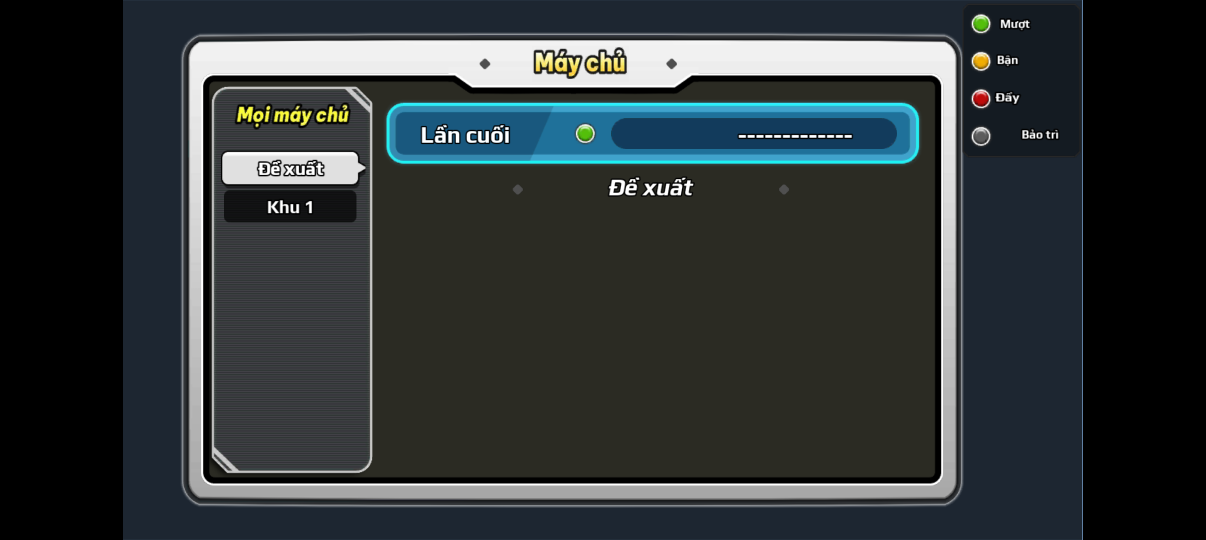
#> input picture evidence/diag/card1_test/01_fuwuqi.png, 2412 x 1080 px (shown at 1/2 size)
$ python state_machine.py ../../evidence/diag/card1_test/01_fuwuqi.png
#> lines starting #> are read from the running program, lines starting #| are printed output that depends on the picture
#!/usr/bin/env python3
"""
State-Aware Scene Classification and Navigation Engine for ReturnSaiyan E2E.
Eliminates blind coordinate taps by classifying the live Android screen into
discrete observable game states and navigating using state-validated actions.
"""
from __future__ import annotations

from dataclasses import dataclass, field
from enum import Enum
import hashlib
from io import BytesIO
import json
import logging
import os
from pathlib import Path
import subprocess
import time
from typing import Any, Dict, List, Optional, Tuple

from PIL import Image, ImageChops, ImageStat

logger = logging.getLogger("state_machine")


class GameState(str, Enum):
    TITLE = "TITLE"
    SERVER_SELECTION = "SERVER_SELECTION"
    MAIN_LOBBY = "MAIN_LOBBY"
    PHO_BAN_MENU = "PHO_BAN_MENU"
    CHIEN_DAU_MENU = "CHIEN_DAU_MENU"
    STAGE_SELECTION = "STAGE_SELECTION"
    STAGE_LOADING = "STAGE_LOADING"
    IN_STAGE_BATTLE = "IN_STAGE_BATTLE"
    RESULT_VICTORY = "RESULT_VICTORY"
    RESULT_DEFEAT = "RESULT_DEFEAT"
    REWARD_SETTLEMENT = "REWARD_SETTLEMENT"
    PHIEU_LUU = "PHIEU_LUU"
    CONNECTING_SERVER = "CONNECTING_SERVER"
    UNKNOWN = "UNKNOWN"


@dataclass
class Viewport:
    left: int
    top: int
    right: int
    bottom: int
    design_width: int = 1920
    design_height: int = 1080

    @property
    def width(self) -> int:
        return self.right - self.left

    @property
    def height(self) -> int:
        return self.bottom - self.top

    # [7 lines left out: function to_screen_coords, not called in this run]

    def is_inside(self, sx: int, sy: int) -> bool:
        return self.left <= sx <= self.right and self.top <= sy <= self.bottom


@dataclass
class ClassificationResult:
    state: GameState
    confidence: float
    reason: str
    viewport: Viewport
    interactive_targets: Dict[str, Tuple[float, float]] = field(default_factory=dict)
    metrics: Dict[str, Any] = field(default_factory=dict)


class SceneClassifier:
    """Robust image-based classifier for ReturnSaiyan game states."""

    def __init__(self, confidence_threshold: float = 0.60):
#> further down, im is the input picture: PIL image 2412x1080 RGBA; mean R, G, B, A 47.6, 53.8, 55.3, 255
        self.confidence_threshold = confidence_threshold

    @staticmethod
    def detect_viewport(image: Image.Image) -> Viewport:
        """Detects active rendering viewport inside full screenshot (handles pillarboxing)."""
        img_rgb = image.convert("RGB")
        w, h = img_rgb.size
#> w = 2412; h = 1080

        # Find non-black borders on horizontal axis
        left = 0
        while left < w:
            col = img_rgb.crop((left, 0, left + 1, h))
            ext = col.getextrema()
            if max(ext[0][1], ext[1][1], ext[2][1]) > 12:
                break
            left += 1
#> after the loop, left = 246

        right = w - 1
#> right = 2411
        while right > 0:
            col = img_rgb.crop((right, 0, right + 1, h))
            ext = col.getextrema()
            if max(ext[0][1], ext[1][1], ext[2][1]) > 12:
                break
            right -= 1
#> after the loop, right = 2165

        if right <= left or (right - left + 1) < 800:
            return Viewport(left=0, top=0, right=w, bottom=h)

        return Viewport(left=left, top=0, right=right + 1, bottom=h)

    def classify(self, image: Image.Image) -> ClassificationResult:
        """Classifies the given PIL image into one of the GameState categories."""
        viewport = self.detect_viewport(image)
        canvas = image.convert("RGB").crop((viewport.left, viewport.top, viewport.right, viewport.bottom))
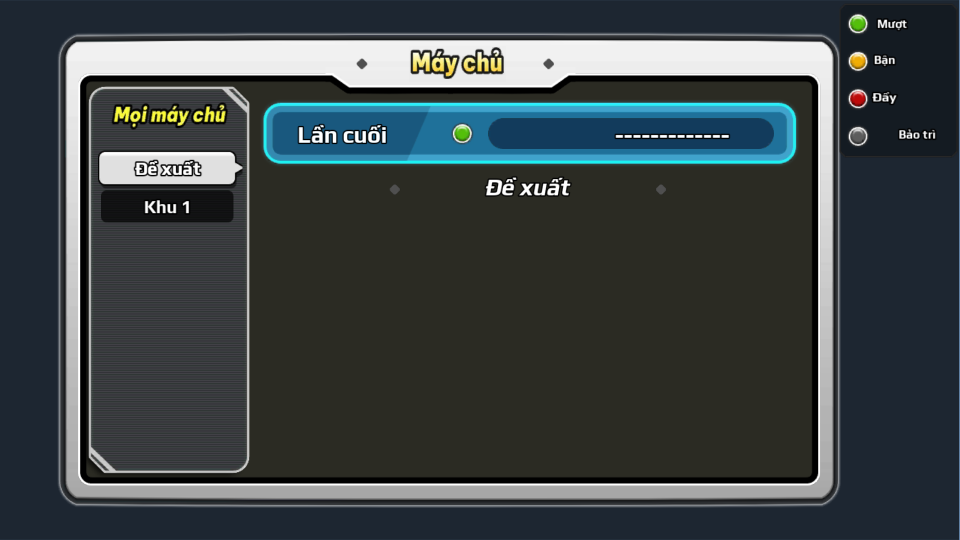
#> canvas: PIL image 1920x1080 RGB (shown at 1/2 size); mean R, G, B 59.8, 67.6, 69.4
        cw, ch = canvas.size
#> cw = 1920; ch = 1080

        stat_full = ImageStat.Stat(canvas)
        m = stat_full.mean
#> m = [59.83, 67.62, 69.45]

        # Regional slices (normalized to active 1920x1080 canvas)
        top_left = canvas.crop((0, 0, int(cw * 0.25), int(ch * 0.25)))
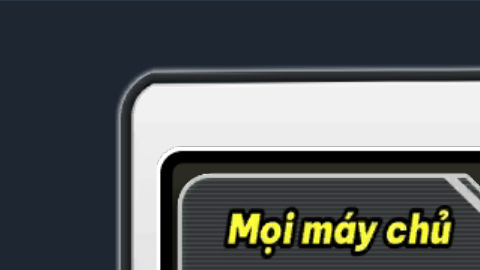
#> top_left: PIL image 480x270 RGB; mean R, G, B 86, 90.5, 91.1
        tl = ImageStat.Stat(top_left).mean
#> tl = [86.01, 90.48, 91.12]

        top_right = canvas.crop((int(cw * 0.75), 0, cw, int(ch * 0.25)))
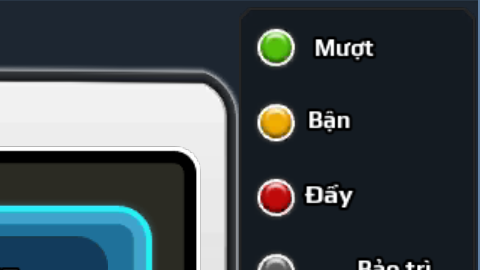
#> top_right: PIL image 480x270 RGB; mean R, G, B 65.3, 75.5, 80.4
        tr = ImageStat.Stat(top_right).mean
#> tr = [65.34, 75.49, 80.43]

        center = canvas.crop((int(cw * 0.25), int(ch * 0.25), int(cw * 0.75), int(ch * 0.75)))
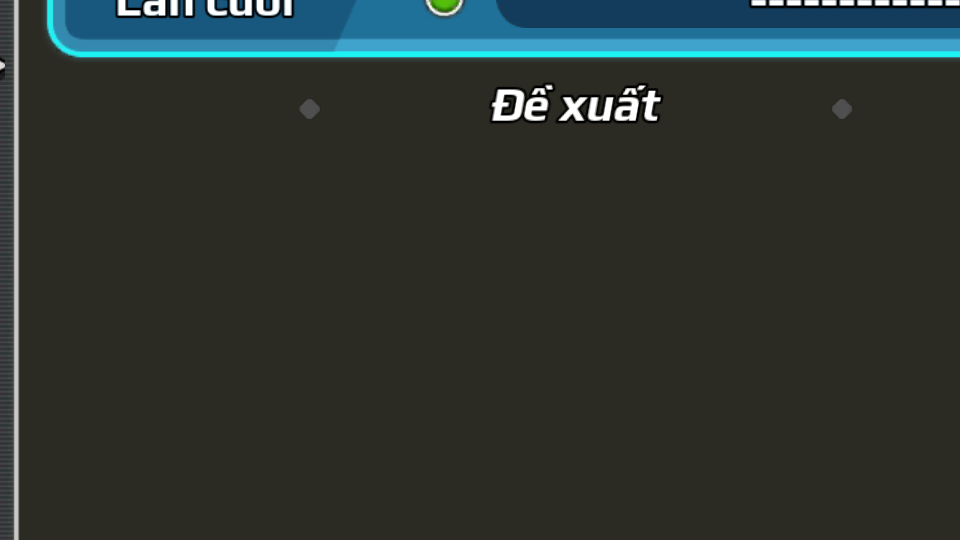
#> center: PIL image 960x540 RGB; mean R, G, B 44.9, 53.1, 49.1
        c = ImageStat.Stat(center).mean
#> c = [44.91, 53.07, 49.15]

        bottom_left = canvas.crop((0, int(ch * 0.70), int(cw * 0.35), ch))
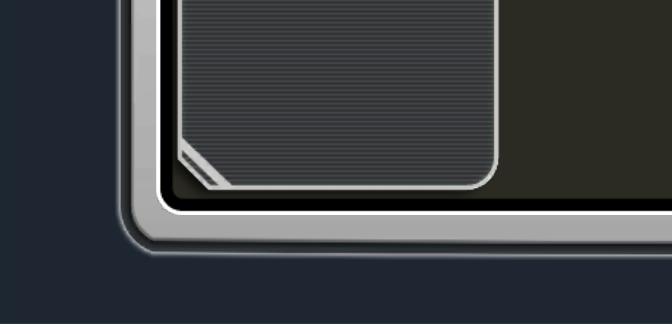
#> bottom_left: PIL image 672x324 RGB; mean R, G, B 57.5, 61.4, 64.7
        bl = ImageStat.Stat(bottom_left).mean
#> bl = [57.46, 61.38, 64.68]

        bottom_right = canvas.crop((int(cw * 0.75), int(ch * 0.75), cw, ch))
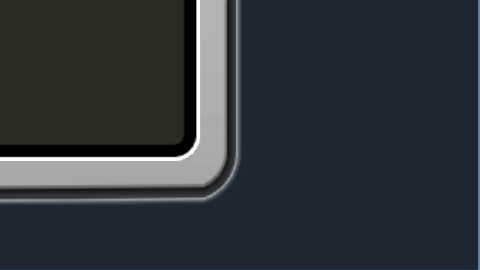
#> bottom_right: PIL image 480x270 RGB; mean R, G, B 46.1, 52, 57.6
        br = ImageStat.Stat(bottom_right).mean
#> br = [46.13, 52.03, 57.56]

        bottom_menu = canvas.crop((int(cw * 0.25), int(ch * 0.85), int(cw * 0.75), ch))
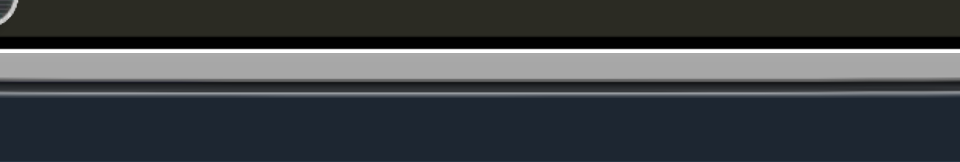
#> bottom_menu: PIL image 960x162 RGB; mean R, G, B 62.3, 66.3, 69.3
        bm = ImageStat.Stat(bottom_menu).mean
#> bm = [62.31, 66.26, 69.3]

        metrics = {
            "canvas_mean": [round(x, 1) for x in m],
            "tl_mean": [round(x, 1) for x in tl],
            "tr_mean": [round(x, 1) for x in tr],
            "c_mean": [round(x, 1) for x in c],
            "bl_mean": [round(x, 1) for x in bl],
            "br_mean": [round(x, 1) for x in br],
            "bm_mean": [round(x, 1) for x in bm],
            "viewport": (viewport.left, viewport.top, viewport.right, viewport.bottom),
        }
#> metrics = {'canvas_mean': [59.8, 67.6, 69.4], 'tl_mean': [86, 90.5, 91.1], 'tr_mean': [65.3, 75.5, 80.4], 'c_mean': [44.9, 53.1, 49.1], 'bl_mean': [57.5, 61.4, 64.7], 'br_mean': [46.1, 52, 57.6], 'bm_mean': [62.3, 66.3, 69.3], 'viewport': (246, 0, 2166, 1080)}

        # 1. SERVER_SELECTION: Dark slate blue / low luminance overall (including center)
        if m[0] < 75 and m[1] < 80 and m[2] < 80 and c[0] < 75 and c[1] < 75:
            targets = {
                "server_card_1": (0.445, 0.259),
                "server_card_recent": (0.445, 0.350),
                "btn_enter_game": (0.500, 0.750),
                "btn_ok": (0.590, 0.634),
            }
            return ClassificationResult(
                state=GameState.SERVER_SELECTION,
                confidence=0.92,
                reason="Dark server selection backdrop with server card panels",
                viewport=viewport,
                interactive_targets=targets,
                metrics=metrics,
            )

        # 2. TITLE: High Red/Warm tones, Title splash/modal dialog with Guest login
        if m[0] > m[2] + 25 and br[0] > 140:
            targets = {
                "khach_guest": (0.361, 0.773),
                "dang_nhap": (0.500, 0.773),
                "dang_ky": (0.639, 0.773),
            }
            return ClassificationResult(
                state=GameState.TITLE,
                confidence=0.95,
                reason="Title screen with Guest/Account login modal detected",
                viewport=viewport,
                interactive_targets=targets,
                metrics=metrics,
            )

        # 3. STAGE_SELECT: Stage / Level selection (guanqia_page: Trái Đất / Saiyan Invasion)
        # Blue Earth curvature at bottom (bm[2] > 200), mode tabs in bottom-right (br[0] > 80), no yellow cloud in BL (bl[0] < 120)
        if bm[2] > 200 and br[0] > 80 and bl[0] < 120 and m[2] > 130:
            targets = {
                "btn_home": (0.04, 0.06),
                "formation_radar": (0.88, 0.06),
                "stage_chapter_center": (0.50, 0.50),
                "star_badge": (0.50, 0.67),
                "tab_normal": (0.70, 0.95),
                "tab_elite": (0.85, 0.95),
            }
            return ClassificationResult(
                state=GameState.STAGE_SELECTION,
                confidence=0.94,
                reason="Main Stage/Level selection interface (guanqia_page) detected with Earth orbit and chapter badge",
                viewport=viewport,
                interactive_targets=targets,
                metrics=metrics,
            )

        # 4. PHIEU_LUU: Adventure mode (flying cloud Goku)
        # Dominant Blue channel across screen and in bottom-right sky
        if m[2] > 140 and br[2] > 95:
            targets = {
                "go_button": (0.85, 0.78),
                "quick_adventure": (0.85, 0.90),
                "close_or_back": (0.95, 0.10),
            }
            return ClassificationResult(
                state=GameState.PHIEU_LUU,
                confidence=0.94,
                reason="High blue channel sky/cloud backdrop with adventure cloud scene, NOT in-stage battle",
                viewport=viewport,
                interactive_targets=targets,
                metrics=metrics,
            )

        # 5. MAIN_LOBBY: Vibrant outdoor world, top-left avatar header, warm bottom-right UI buttons
        # Note: br[0] > br[2] + 15 distinguishes Main Lobby from sky-blue adventure mode
        if m[1] > 105 and br[0] > br[2] + 15:
            targets = {
                "avatar": (0.05, 0.08),
                "tui_do": (0.089, 0.926),
                "doi_hinh": (0.130, 0.926),
                "trieu_hoi": (0.219, 0.926),
                "so_tay": (0.292, 0.926),
                "android": (0.375, 0.926),
                "dong_doi": (0.458, 0.926),
                "tuong_roster": (0.458, 0.926),
                "manh_hon": (0.550, 0.926),
                "pho_ban": (0.824, 0.904),
                "chien_dau": (0.935, 0.925),
            }
            return ClassificationResult(
                state=GameState.MAIN_LOBBY,
                confidence=0.92,
                reason="Main Lobby detected with avatar header, bottom navigation bar, and Phó bản / Chiến đấu entries",
                viewport=viewport,
                interactive_targets=targets,
                metrics=metrics,
            )

        # 5. PHO_BAN_MENU: Dungeon instance list (fuben_zhujiemian)
        if c[0] > 110 and c[1] > 110 and abs(c[0] - c[2]) < 25 and tl[0] < 80 and tr[0] < 80 and br[0] < 75:
            targets = {
                "back_button": (0.04, 0.06),
                "chapter_card_center": (0.50, 0.50),
                "chapter_card_left": (0.25, 0.50),
                "chapter_card_right": (0.75, 0.50),
                "stage_1": (0.30, 0.65),
                "stage_2": (0.50, 0.65),
            }
            return ClassificationResult(
                state=GameState.PHO_BAN_MENU,
                confidence=0.92,
                reason="Phó bản main interface (fuben_zhujiemian) detected with instance cards and navigation header",
                viewport=viewport,
                interactive_targets=targets,
                metrics=metrics,
            )

        # 6. CHIEN_DAU_MENU: Arena / PvP battle modes
        if tl[0] > 80 and tr[0] > 80 and bm[0] > 70:
            targets = {
                "back_button": (0.04, 0.06),
                "mode_arena": (0.30, 0.50),
                "mode_trials": (0.60, 0.50),
            }
            return ClassificationResult(
                state=GameState.CHIEN_DAU_MENU,
                confidence=0.75,
                reason="Chiến đấu battle mode selection menu detected",
                viewport=viewport,
                interactive_targets=targets,
                metrics=metrics,
            )

        # 7. IN_STAGE_BATTLE: Combat HUD
        # Requires high-luminance skill cluster in BR and active virtual joystick in BL
        if tr[0] > 70 and br[0] > 110 and bl[0] > 90 and c[0] > 90:
            targets = {
                "joystick_center": (0.16, 0.78),
                "joystick_east": (0.22, 0.78),
                "joystick_north": (0.16, 0.68),
                "attack_button": (0.90, 0.85),
                "skill_1": (0.80, 0.88),
                "skill_2": (0.82, 0.74),
                "skill_3": (0.89, 0.68),
                "pause_button": (0.96, 0.06),
                "auto_button": (0.90, 0.06),
            }
            return ClassificationResult(
                state=GameState.IN_STAGE_BATTLE,
                confidence=0.80,
                reason="In-stage battle HUD with movement joystick and combat skill cluster",
                viewport=viewport,
                interactive_targets=targets,
                metrics=metrics,
            )

        # 8. RESULT_VICTORY: Bright golden banner in center
        if c[0] > 135 and c[1] > 110 and c[0] > c[2] + 40 and c[1] > c[2] + 30:
            targets = {
                "continue_tap": (0.50, 0.85),
                "btn_confirm": (0.50, 0.80),
            }
            return ClassificationResult(
                state=GameState.RESULT_VICTORY,
                confidence=0.88,
                reason="Golden victory banner with stars and settlement preview",
                viewport=viewport,
                interactive_targets=targets,
                metrics=metrics,
            )

        # 9. RESULT_DEFEAT: Red banner in center
        if c[0] > 110 and c[0] > c[1] + 35 and c[0] > c[2] + 35:
            targets = {
                "btn_retry": (0.40, 0.80),
                "btn_exit": (0.60, 0.80),
            }
            return ClassificationResult(
                state=GameState.RESULT_DEFEAT,
                confidence=0.88,
                reason="Red defeat banner with retry/exit options",
                viewport=viewport,
                interactive_targets=targets,
                metrics=metrics,
            )

        # 10. UNKNOWN: Fallback
        return ClassificationResult(
            state=GameState.UNKNOWN,
            confidence=0.30,
            reason="Scene visual signature did not match any known template",
            viewport=viewport,
            interactive_targets={"center": (0.50, 0.50), "back": (0.04, 0.06)},
            metrics=metrics,
        )


class StateAwareNavigator:
    """Device driver that navigates strictly via verified scene state transitions."""

    # [64 lines left out: functions __init__, capture_screen, inspect_state, tap_target, transition_to, not called in this run]


if __name__ == "__main__":
    import sys

    classifier = SceneClassifier()
    for arg in sys.argv[1:]:
        p = Path(arg)
        if p.exists():
            im = Image.open(p)
            res = classifier.classify(im)
            print(f"{p.name}: State={res.state.value} (conf={res.confidence:.2f}) -> {res.reason}")
#| 01_fuwuqi.png: State=SERVER_SELECTION (conf=0.92) -> Dark server selection backdrop with server card panels
            print(f"  Viewport: ({res.viewport.left}, {res.viewport.top}) to ({res.viewport.right}, {res.viewport.bottom})")
#|   Viewport: (246, 0) to (2166, 1080)
            print(f"  Interactive targets: {res.interactive_targets}")
#|   Interactive targets: {'server_card_1': (0.445, 0.259), 'server_card_recent': (0.445, 0.35), 'btn_enter_game': (0.5, 0.75), 'btn_ok': (0.59, 0.634)}
